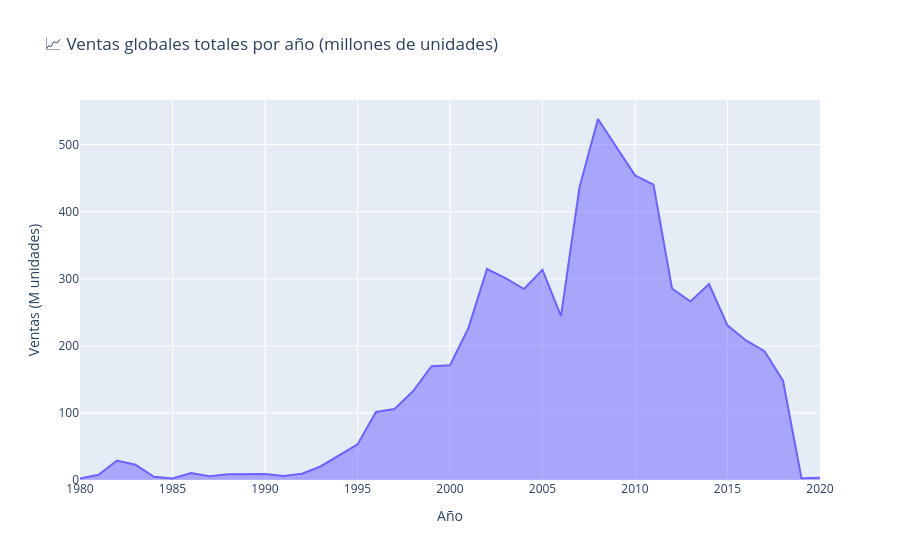

This figure's notebook cell:
### Markdown cell above
## 4. Ventas globales por año

### Code cell
ventas_anio = df.groupby('year')['total_sales'].sum().reset_index()

fig = px.area(
    ventas_anio, x='year', y='total_sales',
    title='📈 Ventas globales totales por año (millones de unidades)',
    labels={'year': 'Año', 'total_sales': 'Ventas (M unidades)'},
    color_discrete_sequence=['#6c63ff']
)
fig.update_layout(hovermode='x unified')
fig.show()

### Figure 1 — Plotly figure (JSON) as saved in the notebook; plotly's stock layout.template omitted (floating-point values rounded to 4 significant figures)
{"data": [{"fillpattern": {"shape": ""}, "hovertemplate": "Año=%{x}<br>Ventas (M unidades)=%{y}<extra></extra>", "legendgroup": "", "line": {"color": "#6c63ff"}, "marker": {"symbol": "circle"}, "mode": "lines", "name": "", "orientation": "v", "showlegend": false, "stackgroup": "1", "type": "scatter", "x": [1980.0, 1981.0, 1982.0, 1983.0, 1984.0, 1985.0, 1986.0, 1987.0, 1988.0, 1989.0, 1990.0, 1991.0, 1992.0, 1993.0, 1994.0, 1995.0, 1996.0, 1997.0, 1998.0, 1999.0, 2000.0, 2001.0, 2002.0, 2003.0, 2004.0, 2005.0, 2006.0, 2007.0, 2008.0, 2009.0, 2010.0, 2011.0, 2012.0, 2013.0, 2014.0, 2015.0, 2016.0, 2017.0, 2018.0, 2019.0, 2020.0], "xaxis": "x", "y": [2.26, 7.73, 28.99, 22.68, 4.85, 2.19, 10.35, 5.59, 8.73, 9.12, 9.07, 6.05, 9.38, 20.16, 36.85, 52.98, 101.4, 105.9, 132.2, 169.6, 171.1, 226.8, 314.5, 300.9, 284.7, 313.5, 244.4, 436.4, 538.1, 495.4, 454.0, 440.3, 285.5, 266.0, 292.1, 230.4, 208.0, 192.0, 148.0, 2.55, 3.45], "yaxis": "y"}], "layout": {"hovermode": "x unified", "legend": {"tracegroupgap": 0}, "title": {"text": "📈 Ventas globales totales por año (millones de unidades)"}, "xaxis": {"anchor": "y", "domain": [0, 1], "title": {"text": "Año"}}, "yaxis": {"anchor": "x", "domain": [0, 1], "title": {"text": "Ventas (M unidades)"}}}}
